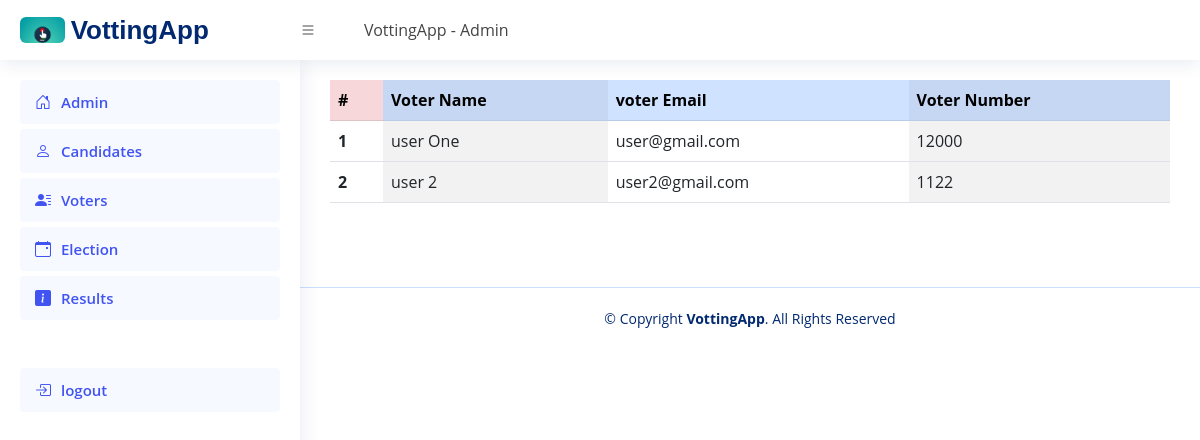
The app's page /admin/voters.php (signed in) with its own data.
### tables this page shows
CREATE TABLE `voters` (
  `id` int(11) NOT NULL,
  `email` varchar(255) NOT NULL,
  `username` varchar(255) NOT NULL,
  `voternumber` int(30) NOT NULL,
  `password` varchar(255) NOT NULL,
  `user_role` varchar(45) DEFAULT NULL
);

### admin/voters.php (the view, shortened to what this page needs)
<?php require_once "../controlers/adminLogin.php"; ?>
<!DOCTYPE html>
<html lang="en">
<head>
<?php include "layouts/header.php"?>
 </head>
<body>
  <?php include "layouts/nav-header.php";?>
  <?php include "layouts/aside-nav.php";?>
<main id="main" class="main">
          <table class="table bg-white table-striped-columns">
                <thead class="table-primary">
                  <tr>
                    <th class="table-danger" scope="col">#</th>
                    <th scope="col">Voter Name</th>
                    <th scope="col">voter Email</th>
                    <th scope="col">Voter Number</th>
                </tr>
                </thead>
            <?php
            $fetchingData = mysqli_query($conn, "SELECT * FROM voters") or die(mysqli_error($conn));
            $isAnyVoterAdded = mysqli_num_rows($fetchingData);
              if($isAnyVoterAdded> 0){
                $row_number = 1;
                  while($row = mysqli_fetch_assoc($fetchingData)) {
                ?>
                    <tbody>
                   <tr>
                    <th scope="row"><?php echo $row_number++; ?></th>
                    <td><?php echo $row['username']; ?></td>
                    <td><?php echo $row['email']; ?></td>
                    <td><?php echo $row['voternumber']; ?></td>
                    </tr>
                </tbody>
                <?php }?>
              </table>
        <?php }?>
</main>
<?php include "layouts/footer.php"; ?>
</body>
</html>

### assets/css/style.css (style rules this page uses)
:root { scroll-behavior: smooth; }
body { font-family: "Open Sans", sans-serif; background: #FFF; color: #444444; }
#main { margin-top: 60px; padding: 20px 30px; transition: all 0.3s; }
@media (min-width: 1200px) { #main, #footer { margin-left: 300px; } }

### assets/css/models.css (style rules this page uses)
.table { z-index: 10; visibility: visible; }

### records on screen
voters: username "user One", email "user@gmail.com", voternumber "12000"
voters: username "user 2", email "user2@gmail.com", voternumber "1122"
